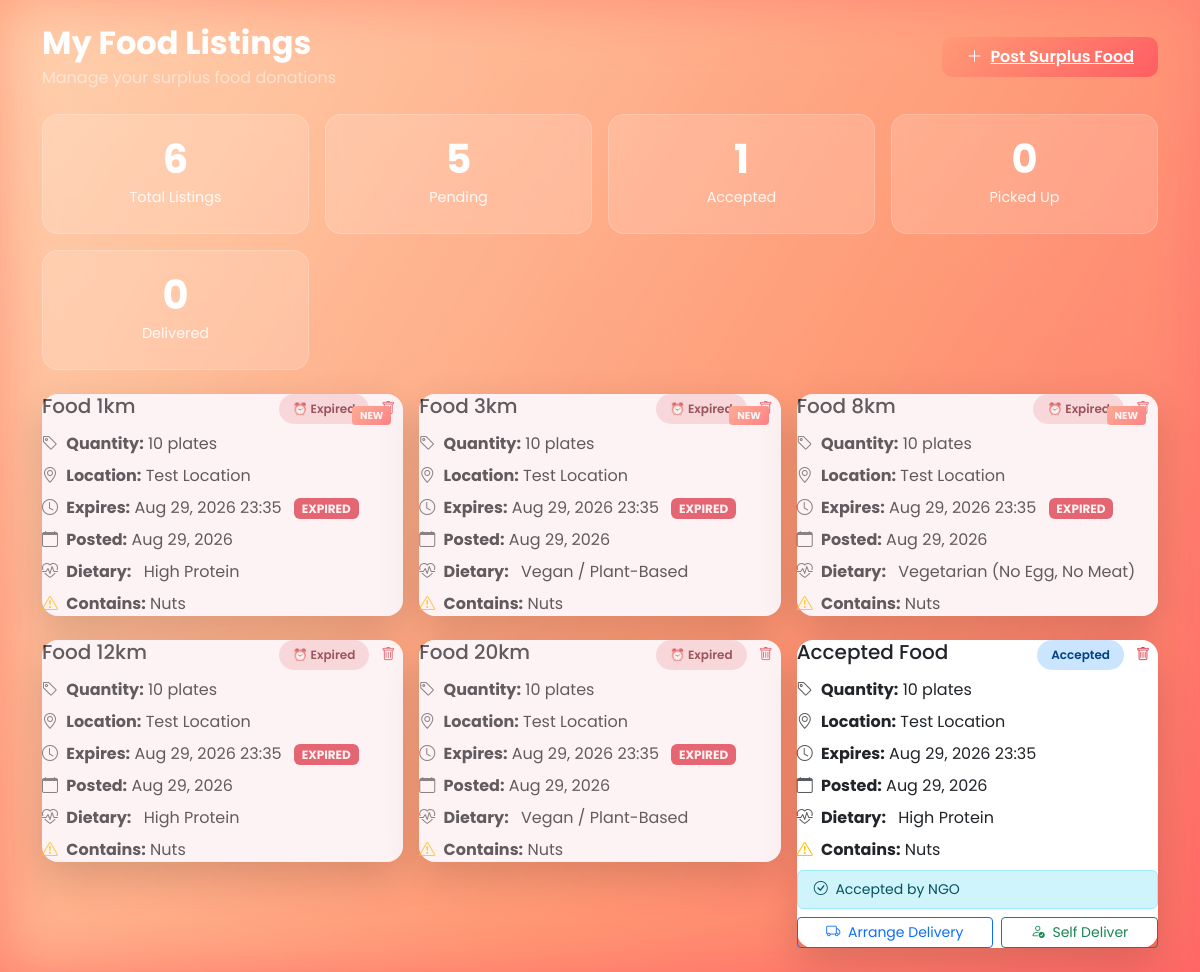
/organizer/dashboard (signed in), run on the app's committed database.
### models.py (models this page shows)
class FoodListing(db.Model):
    __tablename__ = 'food_listing'
    id = db.Column(db.Integer, primary_key=True)
    organizer_id = db.Column(db.Integer, db.ForeignKey('organizer.id'), nullable=False)
    food_type = db.Column(db.String(100), nullable=False)
    quantity = db.Column(db.String(50), nullable=False)  # e.g. "50 plates", "10 kg"
    pickup_location = db.Column(db.String(200), nullable=False)
    latitude = db.Column(db.Float, nullable=False)
    longitude = db.Column(db.Float, nullable=False)
    expiry_time = db.Column(db.DateTime, nullable=False)  # kab tak safe hai
    dietary_category = db.Column(db.String(50), nullable=False)
    dietary_category_other = db.Column(db.String(100), nullable=True)
    allergens = db.Column(db.String(200), nullable=True)
    status = db.Column(db.String(20), default='pending')  # pending / accepted / picked_up / delivered
    accepted_by_ngo_id = db.Column(db.Integer, db.ForeignKey('ngo.id'), nullable=True)
    delivery_method = db.Column(db.String(20), nullable=True)  # self / partner
    delivery_partner_id = db.Column(db.Integer, db.ForeignKey('delivery_partner.id'), nullable=True)
    reported = db.Column(db.Boolean, default=False)
    created_at = db.Column(db.DateTime, default=datetime.utcnow)

### app.py (the view)
@app.route('/organizer/dashboard')
def organizer_dashboard():
    if 'organizer_id' not in session:
        return redirect(url_for('organizer_login'))
    organizer = Organizer.query.get(session['organizer_id'])
    if organizer.is_blocked:
        session.clear()
        return redirect(url_for('organizer_login'))
    from datetime import datetime
    now = datetime.utcnow()
    listings = FoodListing.query.filter_by(organizer_id=session['organizer_id']).all()
    for listing in listings:
        listing.is_expired = listing.expiry_time < now and listing.status == 'pending'
    return render_template('organizer_dashboard.html', listings=listings)

### templates/organizer_dashboard.html (shortened to what this page needs)
{% extends "base.html" %}
{% block content %}
<div class="container py-4">
    <div class="d-flex flex-column flex-md-row justify-content-between align-items-start align-items-md-center gap-3 mb-4">
        <div>
            <h2 class="fw-bold text-white mb-1">My Food Listings</h2>
            <p class="text-white-50 mb-0">Manage your surplus food donations</p>
        </div>
        <a href="/food/post" class="btn-gradient px-4 py-2 d-inline-flex align-items-center gap-2">
            <i class="bi bi-plus-lg"></i> Post Surplus Food
        </a>
    </div>
    <div class="row g-3 mb-4">
        <div class="col-6 col-md-3">
            <div class="stat-card">
                <div class="stat-number" id="statTotal">{{ listings|length }}</div>
                <div class="stat-label">Total Listings</div>
            </div>
        </div>
        <div class="col-6 col-md-3">
            <div class="stat-card">
                <div class="stat-number" id="statPending">{{ listings|selectattr('status', 'equalto', 'pending')|list|length }}</div>
                <div class="stat-label">Pending</div>
            </div>
        </div>
        <div class="col-6 col-md-3">
            <div class="stat-card">
                <div class="stat-number" id="statAccepted">{{ listings|selectattr('status', 'equalto', 'accepted')|list|length }}</div>
                <div class="stat-label">Accepted</div>
            </div>
        </div>
        <div class="col-6 col-md-3">
            <div class="stat-card">
                <div class="stat-number" id="statCompleted">{{ listings|selectattr('status', 'equalto', 'picked_up')|list|length }}</div>
                <div class="stat-label">Picked Up</div>
            </div>
        </div>
        <div class="col-6 col-md-3">
            <div class="stat-card">
                <div class="stat-number" id="statDelivered">{{ listings|selectattr('status', 'equalto', 'delivered')|list|length }}</div>
                <div class="stat-label">Delivered</div>
            </div>
        </div>
    </div>
    <div class="row g-3" id="listingsContainer">
        {% if listings|length == 0 %}
        <div class="col-12">
            <div class="card-custom empty-state">
                <i class="bi bi-box-seam"></i>
                <h5>No listings yet</h5>
                <p>Click "Post Surplus Food" above to add your first donation</p>
            </div>
        </div>
        {% else %}
        {% for item in listings %}
        <div class="col-md-6 col-lg-4" data-listing-id="{{ item.id }}">
            <div class="card-custom listing-card {% if loop.index <= 3 %}new{% endif %} {% if item.is_expired %}expired-card{% endif %}">
                {% if item.is_expired %}
                <div class="expired-overlay"></div>
                {% endif %}
                <div class="d-flex justify-content-between align-items-start mb-2">
                    <h5 class="mb-0">{{ item.food_type }}</h5>
                    <div class="d-flex gap-1">
                        {% if item.is_expired %}
                        <span class="badge-status badge-expired">Expired</span>
                        {% else %}
                        <span class="badge-status badge-{{ item.status }}">{{ item.status|replace('_', ' ')|title }}</span>
                        {% endif %}
                        <button class="btn-delete" onclick="event.stopPropagation(); deleteListing({{ item.id }})" title="Delete listing">
                            <i class="bi bi-trash"></i>
                        </button>
                    </div>
                </div>
                <div class="mb-2">
                    <i class="bi bi-tag text-muted me-1"></i>
                    <strong>Quantity:</strong> {{ item.quantity }}
                </div>
                <div class="mb-2">
                    <i class="bi bi-geo-alt text-muted me-1"></i>
                    <strong>Location:</strong> {{ item.pickup_location }}
                </div>
                <div class="mb-2">
                    <i class="bi bi-clock text-muted me-1"></i>
                    <strong>Expires:</strong> {{ item.expiry_time.strftime('%b %d, %Y %H:%M') }}
                    {% if item.is_expired %}<span class="badge bg-danger ms-2">EXPIRED</span>{% endif %}
                </div>
                <div class="mb-2">
                    <i class="bi bi-calendar text-muted me-1"></i>
                    <strong>Posted:</strong> {{ item.created_at.strftime('%b %d, %Y') }}
                </div>
                {% if item.dietary_category %}
                <div class="mb-2">
                    <i class="bi bi-heart-pulse text-muted me-1"></i>
                    <strong>Dietary:</strong>
                    <span class="dietary-badge ms-2">
                        {{ item.dietary_category_other if item.dietary_category == 'Custom / Other' and item.dietary_category_other else item.dietary_category }}
                    </span>
                </div>
                {% endif %}
                {% if item.allergens %}
                <div class="mb-2 allergen-text">
                    <i class="bi bi-exclamation-triangle text-warning me-1"></i>
                    <strong>Contains:</strong> {{ item.allergens }}
                </div>
                {% endif %}
                {% if item.status == 'accepted' %}
                <div class="alert alert-info py-2 mb-2 small">
                    <i class="bi bi-check-circle me-1"></i> Accepted by NGO
                </div>
                <div class="d-flex gap-2">
                    <button class="btn btn-outline-primary btn-sm flex-fill" onclick="showDeliveryOptions({{ item.id }})">
                        <i class="bi bi-truck me-1"></i> Arrange Delivery
                    </button>
                    <button class="btn btn-outline-success btn-sm flex-fill" onclick="markSelfDelivery({{ item.id }})">
                        <i class="bi bi-person-check me-1"></i> Self Deliver
                    </button>
                </div>
                {% elif item.status == 'picked_up' %}
                <div class="alert alert-success py-2 mb-0 small">
                    <i class="bi bi-check2-circle me-1"></i> Picked up successfully
                </div>
                {% endif %}
            </div>
        </div>
        {% endfor %}
        {% endif %}
    </div>
</div>
{% endblock %}

### templates/base.html (shortened to what this page needs)
<!DOCTYPE html>
<html lang="en">
<head>
    <link href="https://cdn.jsdelivr.net/npm/bootstrap@5.3.2/dist/css/bootstrap.min.css" rel="stylesheet">
    <link rel="stylesheet" href="https://cdn.jsdelivr.net/npm/bootstrap-icons@1.11.0/font/bootstrap-icons.css">
    <link rel="stylesheet" href="https://unpkg.com/leaflet@1.9.4/dist/leaflet.css" />
</head>
<body class="bg-animated">
    {% block content %}{% endblock %}
</body>
</html>

### templates/base.html (style rules this page uses)
:root { --accent-1: #ff9a76; --accent-2: #ff5e62; --accent-gradient: linear-gradient(135deg, var(--accent-1), var(--accent-2)); --card-radius: 1rem; --glass-shadow: 0 15px 40px rgba(0,0,0,0.15); }
* { font-family: 'Poppins', sans-serif; }
body { min-height: 100vh; margin: 0; background: var(--accent-gradient); }
.bg-animated::before { content: ""; position: fixed; inset: 0; z-index: -2; background: linear-gradient(120deg, #ffd4b2, #ff9a76, #ff5e62, #b5173a); background-size: 180% 180%; animation: gradientShift 12s ease infinite; filter: blur(30px) saturate(110%); opacity: 0.95; }
.card-custom { background: white; border-radius: var(--card-radius); box-shadow: var(--glass-shadow); border: none; transition: transform 0.25s ease, box-shadow 0.25s ease; }
.btn-gradient { background: var(--accent-gradient); color: white; border: none; border-radius: 10px; font-weight: 600; transition: all 0.2s ease; }
.badge-status { padding: 6px 14px; border-radius: 15px; font-size: 12px; font-weight: 600; }
.badge-accepted { background: #cce5ff; color: #004085; }
.badge-expired { background: #f8d7da; color: #721c24; }
.listing-card { position: relative; }
.listing-card.new::before { content: "NEW"; position: absolute; top: 12px; right: 12px; background: var(--accent-gradient); color: white; padding: 2px 8px; border-radius: 4px; font-size: 10px; font-weight: 700; animation: blink 1.5s infinite; }
.stat-card { background: rgba(255,255,255,0.15); backdrop-filter: blur(10px); border: 1px solid rgba(255,255,255,0.2); border-radius: 16px; padding: 24px; color: white; text-align: center; }
.stat-card .stat-number { font-size: 2.5rem; font-weight: 700; line-height: 1; }
.stat-card .stat-label { font-size: 0.9rem; opacity: 0.9; margin-top: 8px; }

### templates/organizer_dashboard.html (style rules this page uses)
.badge-expired { background: #f8d7da; color: #721c24; }
.badge-expired::before { content: "⏰ "; }
.btn-delete { background: transparent; border: none; color: #dc3545; padding: 4px 8px; font-size: 14px; transition: all 0.2s; }
.listing-card { position: relative; transition: all 0.2s; }
.expired-overlay { position: absolute; top: 0; left: 0; right: 0; bottom: 0; background: rgba(248, 215, 218, 0.3); border-radius: 16px; pointer-events: none; z-index: 1; }

### data on the page
FoodListing: food_type "Food 1km", shows "Expired", quantity "10 plates", pickup_location "Test Location", expiry_time "Aug 29, 2026 23:35", shows "EXPIRED", created_at "Aug 29, 2026", dietary_category "High Protein", allergens "Nuts"
FoodListing: food_type "Food 3km", shows "Expired", quantity "10 plates", pickup_location "Test Location", expiry_time "Aug 29, 2026 23:35", shows "EXPIRED", created_at "Aug 29, 2026", dietary_category "Vegan / Plant-Based", allergens "Nuts"
FoodListing: food_type "Food 8km", shows "Expired", quantity "10 plates", pickup_location "Test Location", expiry_time "Aug 29, 2026 23:35", shows "EXPIRED", created_at "Aug 29, 2026", dietary_category "Vegetarian (No Egg, No Meat)", allergens "Nuts"
FoodListing: food_type "Food 12km", shows "Expired", quantity "10 plates", pickup_location "Test Location", expiry_time "Aug 29, 2026 23:35", shows "EXPIRED", created_at "Aug 29, 2026", dietary_category "High Protein", allergens "Nuts"
FoodListing: food_type "Food 20km", shows "Expired", quantity "10 plates", pickup_location "Test Location", expiry_time "Aug 29, 2026 23:35", shows "EXPIRED", created_at "Aug 29, 2026", dietary_category "Vegan / Plant-Based", allergens "Nuts"
FoodListing: food_type "Accepted Food", status "Accepted", quantity "10 plates", pickup_location "Test Location", expiry_time "Aug 29, 2026 23:35", created_at "Aug 29, 2026", dietary_category "High Protein", allergens "Nuts"

### other printed values
{{ listings|length }} "6"
{{ listings|selectattr('status', 'equalto', 'pending')|list|length }} "5"
{{ listings|selectattr('status', 'equalto', 'accepted')|list|length }} "1"
{{ listings|selectattr('status', 'equalto', 'picked_up')|list|length }} "0"
{{ listings|selectattr('status', 'equalto', 'delivered')|list|length }} "0"
